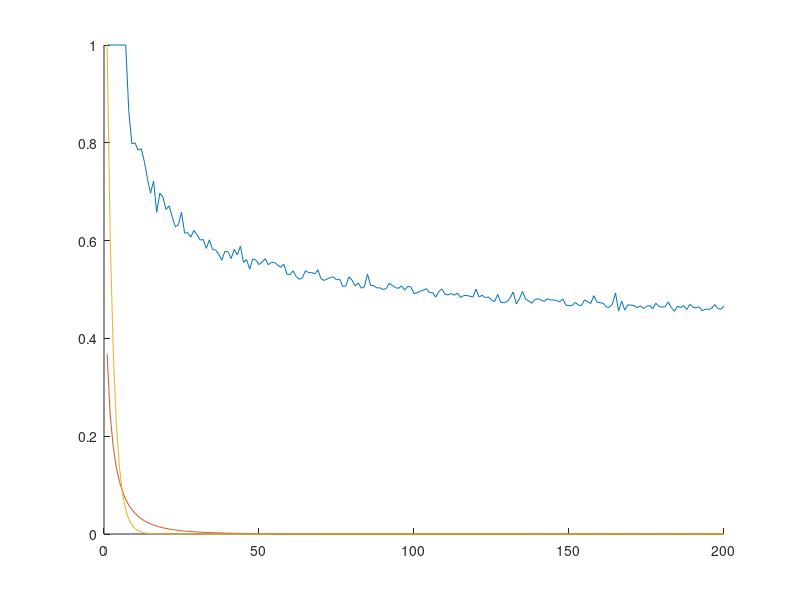

Reproduce this figure in MATLAB.
hold on;


hash1 = [1 1 1 1 1 1 1            8.636364e-01 7.979798e-01 8.000000e-01 7.851240e-01 7.878788e-01 7.622378e-01 7.272727e-01 6.969697e-01 7.215909e-01 6.577540e-01 6.969697e-01 6.889952e-01 6.636364e-01 6.709957e-01 6.487603e-01 6.284585e-01 6.325758e-01 6.581818e-01 6.153846e-01 6.161616e-01 6.071429e-01 6.206897e-01 6.121212e-01 6.011730e-01 6.022727e-01 5.840220e-01 6.016043e-01 5.818182e-01 5.808081e-01 5.724816e-01 5.598086e-01 5.780886e-01 5.772727e-01 5.631929e-01 5.822511e-01 5.708245e-01 5.888430e-01 5.555556e-01 5.612648e-01 5.415861e-01 5.625000e-01 5.602968e-01 5.509091e-01 5.561497e-01 5.629371e-01 5.506003e-01 5.555556e-01 5.553719e-01 5.503247e-01 5.454545e-01 5.517241e-01 5.315871e-01 5.303030e-01 5.380030e-01 5.263930e-01 5.209235e-01 5.241477e-01 5.384615e-01 5.344353e-01 5.345997e-01 5.320856e-01 5.401845e-01 5.220779e-01 5.185659e-01 5.214646e-01 5.242839e-01 5.257985e-01 5.200000e-01 5.215311e-01 5.064935e-01 5.069930e-01 5.258918e-01 5.193182e-01 5.072952e-01 5.133038e-01 5.027382e-01 5.054113e-01 5.315508e-01 5.084567e-01 5.078370e-01 5.030992e-01 5.035751e-01 5.000000e-01 5.014985e-01 5.128458e-01 5.083089e-01 5.038685e-01 5.023923e-01 5.075758e-01 4.985942e-01 5.064935e-01 5.050505e-01 4.918182e-01 4.932493e-01 4.964349e-01 4.986761e-01 5.017483e-01 4.935065e-01 4.939966e-01 4.842821e-01 4.957912e-01 5.012510e-01 4.900826e-01 4.889435e-01 4.918831e-01 4.883347e-01 4.928230e-01 4.837945e-01 4.874608e-01 4.879565e-01 4.861325e-01 4.843392e-01 5.007576e-01        4.848485e-01 4.881603e-01 4.832882e-01 4.847670e-01 4.782222e-01 4.753086e-01 4.899388e-01 4.739583e-01 4.728682e-01 4.752137e-01 4.826124e-01 4.949495e-01 4.703425e-01 4.809287e-01 4.962963e-01 4.803922e-01 4.768856e-01 4.718196e-01 4.796163e-01 4.809524e-01 4.783294e-01 4.757433e-01 4.809635e-01 4.791667e-01 4.781609e-01 4.779300e-01 4.746788e-01 4.804805e-01 4.683072e-01 4.666667e-01 4.672553e-01 4.736842e-01 4.684096e-01 4.668110e-01 4.788530e-01 4.750712e-01 4.713376e-01 4.873418e-01 4.744934e-01 4.729167e-01 4.720497e-01 4.643347e-01 4.635310e-01 4.701897e-01 4.929293e-01 4.558233e-01 4.763806e-01 4.576720e-01 4.687705e-01 4.679739e-01 4.671865e-01 4.625323e-01 4.669236e-01 4.610473e-01 4.653968e-01 4.671717e-01 4.607659e-01 4.719101e-01 4.655493e-01 4.641975e-01 4.647023e-01 4.743590e-01 4.632665e-01 4.553140e-01 4.660661e-01 4.629630e-01 4.670232e-01 4.592199e-01 4.697237e-01 4.637427e-01 4.624782e-01 4.646991e-01 4.565343e-01 4.599084e-01 4.592593e-01 4.614512e-01 4.692611e-01 4.612795e-01 4.595198e-01 4.661111e-01 ]; 

hash15 = [1 1 1 1 1 1 1 1 1 1 1 9.090909e-01 8.741259e-01 9.350649e-01 8.787879e-01 9.090909e-01 8.930481e-01 8.989899e-01 8.516746e-01 8.454545e-01 8.225108e-01 8.429752e-01 8.102767e-01 8.068182e-01 8.145455e-01 7.972028e-01 8.148148e-01 8.181818e-01 7.742947e-01 7.696970e-01 7.859238e-01 7.642045e-01 7.768595e-01 7.673797e-01 7.792208e-01 7.676768e-01 7.690418e-01 7.559809e-01 7.482517e-01 7.454545e-01 7.427938e-01 7.402597e-01 7.547569e-01 7.500000e-01 7.313131e-01 7.391304e-01 7.427466e-01 7.518939e-01 7.291280e-01 7.218182e-01 7.326203e-01 7.202797e-01 7.409949e-01 7.222222e-01 6.975207e-01 7.029221e-01 7.081340e-01 6.927900e-01 7.241911e-01 6.909091e-01 7.093890e-01 7.082111e-01 6.868687e-01 7.215909e-01 6.867133e-01 6.997245e-01 7.028494e-01 6.778075e-01 6.877470e-01 6.909091e-01 6.901408e-01 6.969697e-01 6.861768e-01 6.842752e-01 6.884848e-01 6.746411e-01 6.871311e-01 6.876457e-01 6.823936e-01 6.784091e-01 6.891134e-01 6.629712e-01 6.648412e-01 6.807359e-01 6.695187e-01 6.606765e-01 6.781609e-01 6.725207e-01 6.772217e-01 6.939394e-01 6.703297e-01 6.689723e-01 6.627566e-01 6.634429e-01 6.574163e-01 6.742424e-01 6.569822e-01 6.697588e-01 6.565657e-01 6.636364e-01 6.579658e-01 6.604278e-01 6.548985e-01 6.625874e-01 6.597403e-01 6.586621e-01 6.499575e-01 6.675084e-01 6.480400e-01 6.595041e-01 6.486486e-01 6.534091e-01 6.452132e-01 6.435407e-01 6.505929e-01 6.528213e-01 6.418026e-01 6.563945e-01 6.524064e-01 6.446970e-01                       6.473829e-01 6.502732e-01 6.603433e-01 6.550179e-01 6.346667e-01 6.490300e-01 6.430446e-01 6.614583e-01 6.339363e-01 6.478632e-01 6.649703e-01 6.414141e-01 6.574770e-01 6.451078e-01 6.436214e-01 6.429739e-01 6.496350e-01 6.417069e-01 6.442846e-01 6.460317e-01 6.390859e-01 6.377152e-01 6.472416e-01 6.373457e-01 6.398467e-01 6.400304e-01 6.371882e-01 6.381381e-01 6.390753e-01 6.407407e-01 6.320824e-01 6.352339e-01 6.499637e-01 6.327561e-01 6.243728e-01 6.360399e-01 6.433121e-01 6.230661e-01 6.429071e-01 6.250000e-01 6.287095e-01 6.474623e-01 6.264485e-01 6.300813e-01 6.329966e-01 6.258367e-01 6.340652e-01 6.203704e-01 6.344510e-01 6.294118e-01 6.452242e-01 6.259690e-01 6.152858e-01 6.321839e-01 6.330159e-01 6.363636e-01 6.283741e-01 6.317104e-01 6.244569e-01 6.172840e-01 6.310620e-01 6.172161e-01 6.290225e-01 6.195652e-01 6.264264e-01 6.302270e-01 6.268568e-01 6.223404e-01 6.243386e-01 6.233918e-01 6.352531e-01 6.261574e-01 6.275187e-01 6.231386e-01 6.216524e-01 6.184807e-01 6.277496e-01 6.167228e-01 6.203238e-01 6.255556e-01 ];

hash2 =  [ 1 1 1 1 1 1 1 1 1 1 1 1 1 1 1            1 9.251337e-01 9.696970e-01 9.330144e-01 9.090909e-01 9.134199e-01 9.173554e-01 9.209486e-01 9.090909e-01 9.054545e-01 9.230769e-01 8.653199e-01 8.896104e-01 8.714734e-01 8.848485e-01 9.002933e-01 8.750000e-01 8.429752e-01 8.449198e-01 8.545455e-01 8.737374e-01 8.648649e-01 8.540670e-01 8.414918e-01 8.727273e-01 8.447894e-01 8.419913e-01 8.350951e-01 8.326446e-01 8.303030e-01 8.122530e-01 8.355899e-01 8.125000e-01 8.126160e-01 8.236364e-01 8.074866e-01 8.234266e-01 8.096055e-01 8.148148e-01 8.049587e-01 8.214286e-01 8.006380e-01 8.056426e-01 7.996918e-01 8.121212e-01 8.062593e-01 7.815249e-01 7.979798e-01 8.039773e-01 7.902098e-01 7.920110e-01 7.978290e-01 7.941176e-01 7.667984e-01 7.935065e-01 7.861716e-01 7.878788e-01 7.907846e-01 7.825553e-01 7.733333e-01 7.906699e-01 7.744982e-01 7.855478e-01 7.733026e-01 7.795455e-01 7.811448e-01 7.716186e-01 7.667032e-01 7.824675e-01 7.732620e-01 7.758985e-01 7.763845e-01 7.685950e-01 7.732380e-01 7.656566e-01 7.672328e-01 7.638340e-01 7.644184e-01 7.427466e-01 7.540670e-01 7.623106e-01 7.666354e-01 7.560297e-01 7.548209e-01 7.609091e-01 7.596760e-01 7.575758e-01 7.502207e-01 7.613636e-01 7.549784e-01 7.444254e-01 7.561597e-01 7.550505e-01 7.597998e-01 7.520661e-01 7.452907e-01 7.556818e-01 7.530169e-01 7.408293e-01 7.494071e-01 7.586207e-01 7.482517e-01 7.488444e-01 7.540107e-01 7.272727e-01             7.483930e-01 7.440801e-01 7.262873e-01 7.419355e-01 7.413333e-01 7.425044e-01 7.489064e-01 7.413194e-01 7.338501e-01 7.316239e-01 7.599661e-01 7.449495e-01 7.468672e-01 7.330017e-01 7.374486e-01 7.320261e-01 7.485807e-01 7.286634e-01 7.306155e-01 7.452381e-01 7.375887e-01 7.425665e-01 7.428127e-01 7.368827e-01 7.409962e-01 7.420091e-01 7.294029e-01 7.409910e-01 7.330350e-01 7.488889e-01 7.343635e-01 7.295322e-01 7.349310e-01 7.236652e-01 7.369176e-01 7.364672e-01 7.211607e-01 7.447257e-01 7.267645e-01 7.222222e-01 7.149758e-01 7.229081e-01 7.191547e-01 7.256098e-01 7.272727e-01 7.275770e-01 7.238856e-01 7.321429e-01 7.186062e-01 7.248366e-01 7.244964e-01 7.273902e-01 7.174053e-01 7.113665e-01 7.161905e-01 7.070707e-01 7.150031e-01 7.253433e-01 7.219119e-01 7.277778e-01 7.237569e-01 7.130647e-01 7.255616e-01 7.131643e-01 7.171171e-01 7.138590e-01 7.254902e-01 7.151300e-01 7.189888e-01 7.257310e-01 7.219314e-01 7.193287e-01 7.213587e-01 7.222222e-01 7.219373e-01 7.233560e-01 7.241963e-01 7.098765e-01 7.236181e-01 7.161111e-01 ];


plot(1:200, hash1);
plot(1:200, exp( ( -sqrt(1:200) ) ) );
plot(1:200, exp( -( 0:199 )/2 ) );